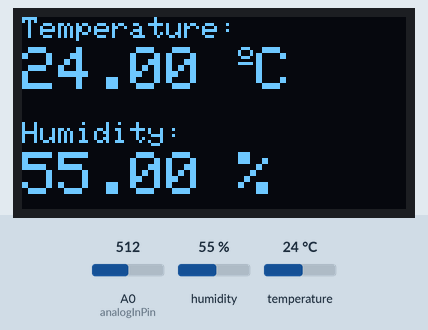
Simulated run of this sketch. Board: ESP8266 (Wemos D1 mini). Shown: 128×64 one-colour display. The inputs (shaded band) are chosen by the test bench; at power-on: humidity 55 %, temperature 24 °C, A0 (analogInPin) = 512. What the sketch prints to the serial monitor is not drawn.

Above: at 3.6 s.
3.7 s: humidity set to 22 %
At 6.8 s:
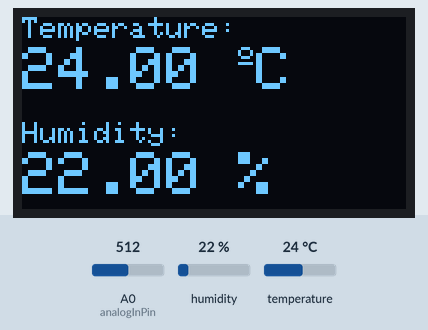
7.1 s: temperature set to 12 °C
At 9.1 s:
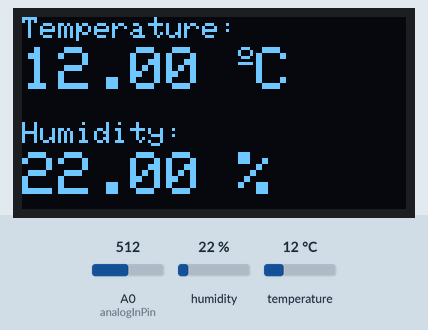
10.4 s: A0 (analogInPin) set to 452
13.7 s: A0 (analogInPin) set to 424
20.2 s: humidity set to 40 %
At 23.4 s:
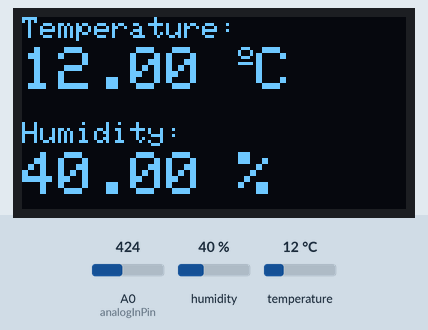
23.8 s: temperature set to 19 °C
At 25.9 s:
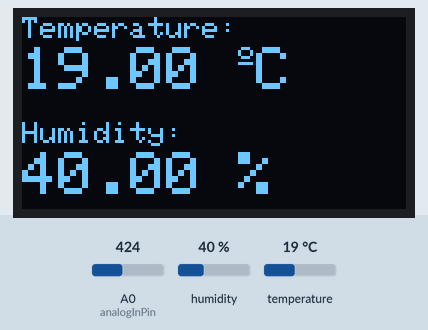
Timing chart, 0 to 27.4 s (numbered marks = the images above; inputs shaded):
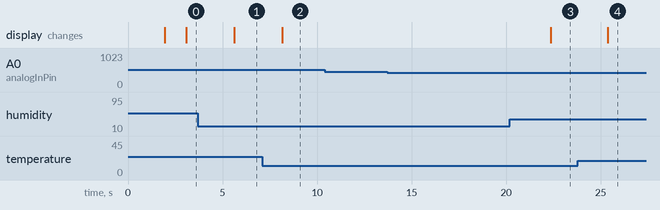

Measured:
- after the input at 3.7 s, the display: changes after 1.9 s (image 1)
- after the input at 7.1 s, the display: changes after 1.1 s (image 2)
- after the input at 10.4 s, every drawn part: stays the same
- after the input at 13.7 s, every drawn part: stays the same
- after the input at 20.2 s, the display: changes after 2.1 s (image 3)
- after the input at 23.8 s, the display: changes after 1.6 s (image 4)

The sketch:

BMS.ino
```cpp
#include <Blynk.h>


// Fill-in information from your Blynk Template here
#define BLYNK_TEMPLATE_ID "TMPxxx-xxx-xxx"
#define BLYNK_DEVICE_NAME "Smart IoT"

#define BLYNK_FIRMWARE_VERSION        "0.1.0"

#define BLYNK_PRINT Serial
//#define BLYNK_DEBUG

#define APP_DEBUG


//#define USE_SPARKFUN_BLYNK_BOARD
#define USE_NODE_MCU_BOARD
//#define USE_WITTY_CLOUD_BOARD
//#define USE_WEMOS_D1_MINI

//#include "BlynkEdgent.h"
#include <DHT.h>
#include <Adafruit_GFX.h>
#include <Adafruit_SSD1306.h>

#define SCREEN_WIDTH 128    // OLED display width, in pixels
#define SCREEN_HEIGHT 64    // OLED display height, in pixels
#define OLED_RESET -1       // Reset pin # (or -1 if sharing Arduino reset pin)

#define DHTTYPE DHT22     // DHT 22
#define DHTPIN D4 //DHT22 Pin D4(GPIO 2)


DHT dht(DHTPIN, DHTTYPE);
Adafruit_SSD1306 display(SCREEN_WIDTH, SCREEN_HEIGHT, &Wire, OLED_RESET);

float voltage;
int bat_percentage;
int analogInPin  = A0;    // Analog input pin
int sensorValue;
float calibration = 0.40; // Check Battery voltage using multimeter & add/subtract the value


void setup()
{
  Serial.begin(115200);
  delay(100);

  BlynkEdgent.begin();

  dht.begin();
  display.begin(SSD1306_SWITCHCAPVCC, 0x3C); //initialize with the I2C addr 0x3C (128x64)
  display.clearDisplay();
  display.setTextColor(WHITE);

  delay(100);

}

void loop() {
  BlynkEdgent.run();
  float t = dht.readTemperature();
  float h = dht.readHumidity();

  sensorValue = analogRead(analogInPin);
  voltage = (((sensorValue * 3.3) / 1024) * 2 + calibration); //multiply by two as voltage divider network is 100K & 100K Resistor

  bat_percentage = mapfloat(voltage, 2.8, 4.2, 0, 100); //2.8V as Battery Cut off Voltage & 4.2V as Maximum Voltage

  if (bat_percentage >= 100)
  {
    bat_percentage = 100;
  }
  if (bat_percentage <= 0)
  {
    bat_percentage = 1;
  }

      //send data to blynk
    Blynk.virtualWrite(V1, t); //for Temperature
    Blynk.virtualWrite(V2, h); //for Humidity
    Blynk.virtualWrite(V3, voltage);  // for battery voltage
    Blynk.virtualWrite(V4, bat_percentage);  // for battery percentage

    //Print data on serial monitor
  Serial.print("Temperature: ");
  Serial.print(t);
  Serial.println(" *C");

  Serial.print("Humidity: ");
  Serial.print(h);
  Serial.println(" %");

  Serial.print("Analog Value = ");
  Serial.println(sensorValue);
  Serial.print("Output Voltage = ");
  Serial.println(voltage);
  Serial.print("Battery Percentage = ");
  Serial.println(bat_percentage);

  Serial.println();
  Serial.println("****************************");
  Serial.println();
  delay(1000);

       if (bat_percentage <=30)
    {
      Serial.println("Battery level below 30%, Charge battery on time");
      //send notification
      Blynk.logEvent("battery_low", "Battery is getting low.... Plugin to charge") ;
      delay(500);
    }

  // display temperature on OLED
  display.clearDisplay();
  display.setTextColor(WHITE);
  display.setTextSize(1);
  display.setCursor(0, 0);
  display.print("Temperature: ");
  display.setTextSize(2);
  display.setCursor(0, 10);
  display.print(t);
  display.print(" ");
  display.setTextSize(1);
  display.cp437(true);
  display.write(167);
  display.setTextSize(2);
  display.print("C");

  // display humidity on OLED
  display.setTextSize(1);
  display.setCursor(0, 35);
  display.print("Humidity: ");
  display.setTextSize(2);
  display.setCursor(0, 45);
  display.print(h);
  display.print(" %");

  display.display();
  delay(1500);
}
float mapfloat(float x, float in_min, float in_max, float out_min, float out_max)
{
  return (x - in_min) * (out_max - out_min) / (in_max - in_min) + out_min;
}
```
